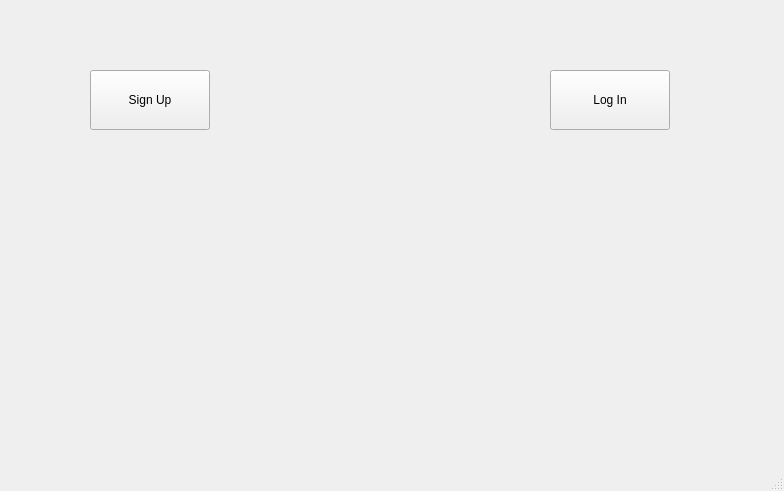
<?xml version="1.0" encoding="UTF-8"?>
<ui version="4.0">
 <class>autorisationWindow</class>
 <widget class="QMainWindow" name="autorisationWindow">
  <property name="geometry">
   <rect>
    <x>0</x>
    <y>0</y>
    <width>784</width>
    <height>491</height>
   </rect>
  </property>
  <property name="windowTitle">
   <string>MainWindow</string>
  </property>
  <widget class="QWidget" name="centralwidget">
   <widget class="QPushButton" name="signUp_btn">
    <property name="geometry">
     <rect>
      <x>90</x>
      <y>70</y>
      <width>120</width>
      <height>60</height>
     </rect>
    </property>
    <property name="text">
     <string>Sign Up</string>
    </property>
   </widget>
   <widget class="QPushButton" name="logIn_btn">
    <property name="geometry">
     <rect>
      <x>550</x>
      <y>70</y>
      <width>120</width>
      <height>60</height>
     </rect>
    </property>
    <property name="text">
     <string>Log In</string>
    </property>
   </widget>
  </widget>
  <widget class="QMenuBar" name="menubar">
   <property name="geometry">
    <rect>
     <x>0</x>
     <y>0</y>
     <width>784</width>
     <height>25</height>
    </rect>
   </property>
  </widget>
  <widget class="QStatusBar" name="statusbar"/>
 </widget>
 <resources/>
 <connections/>
</ui>
